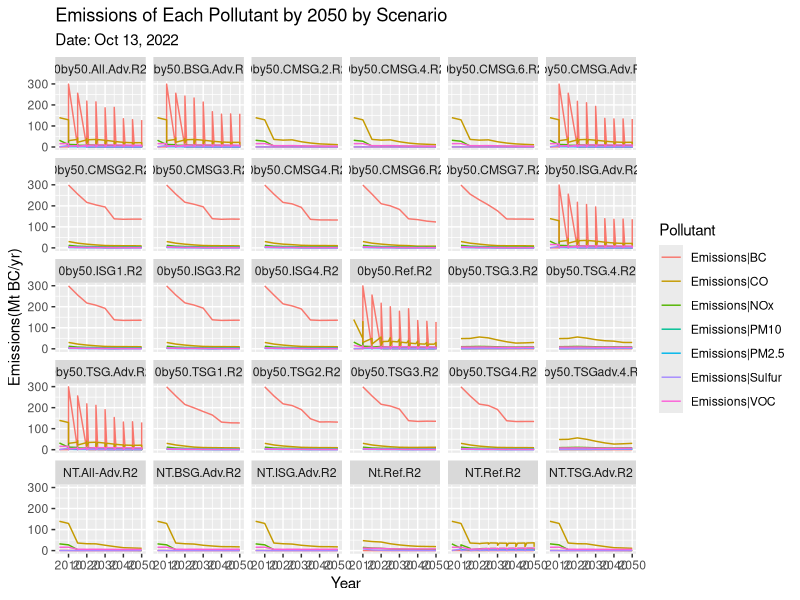
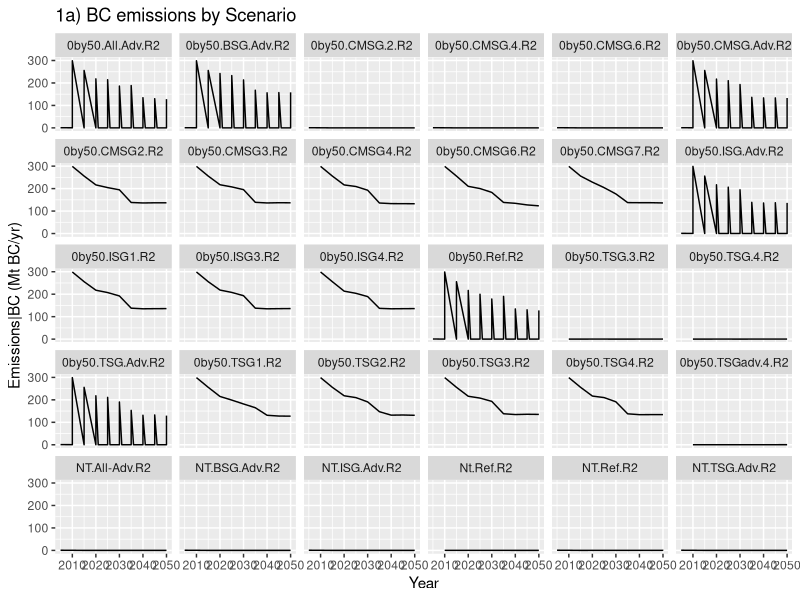
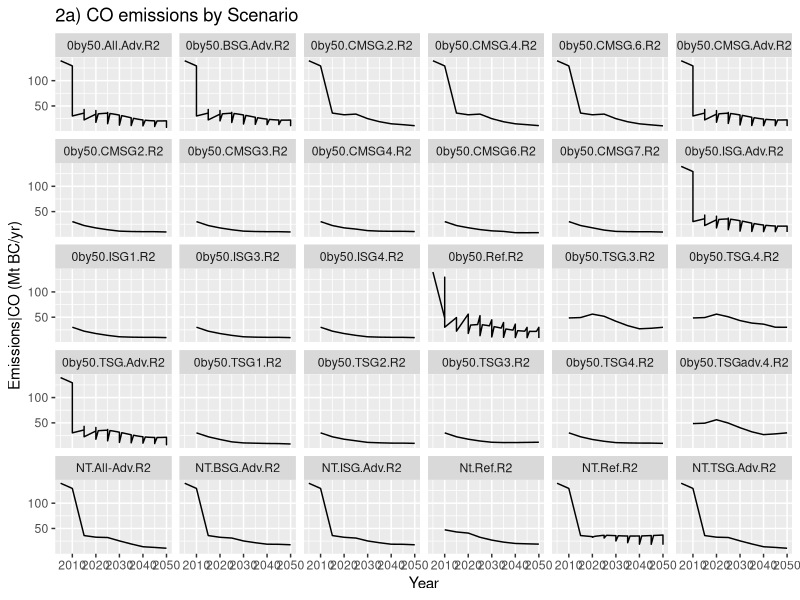
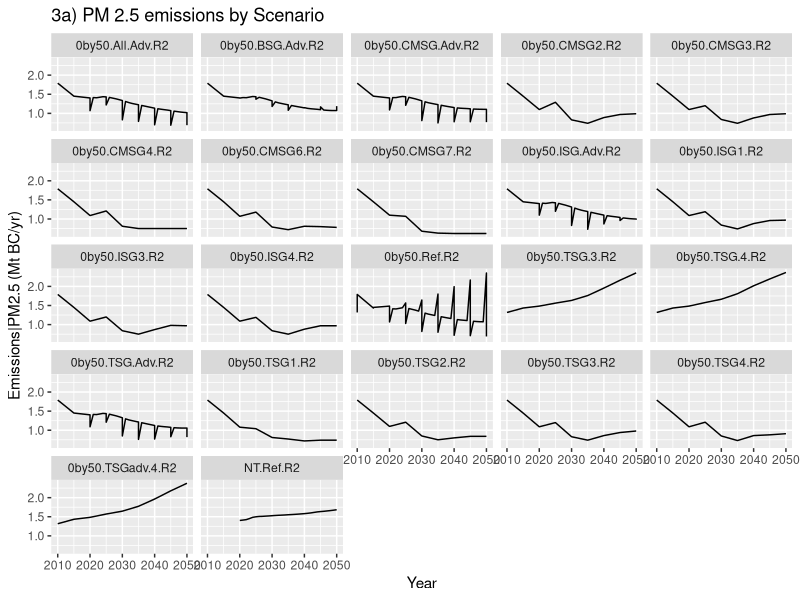
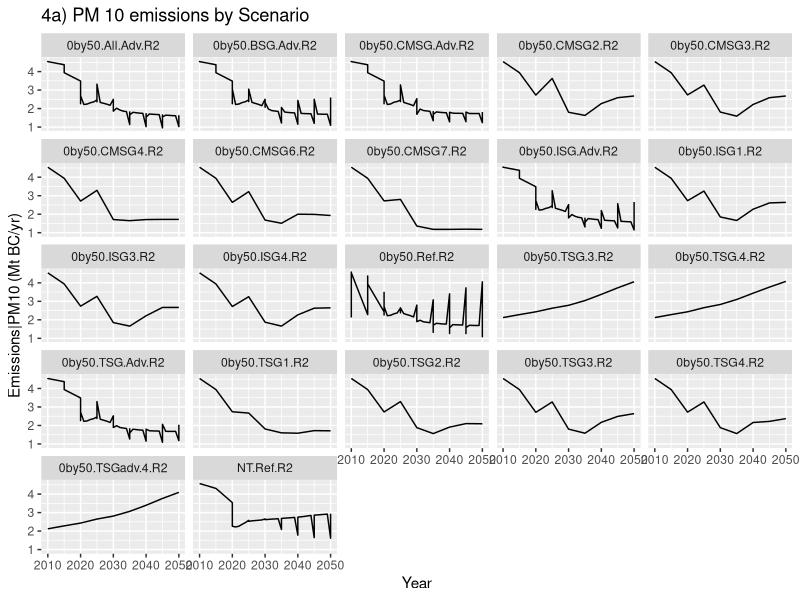
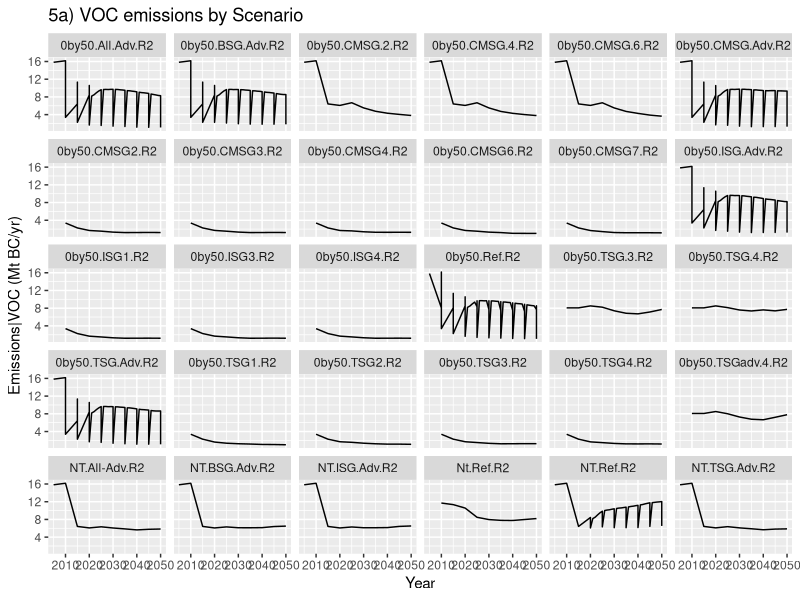
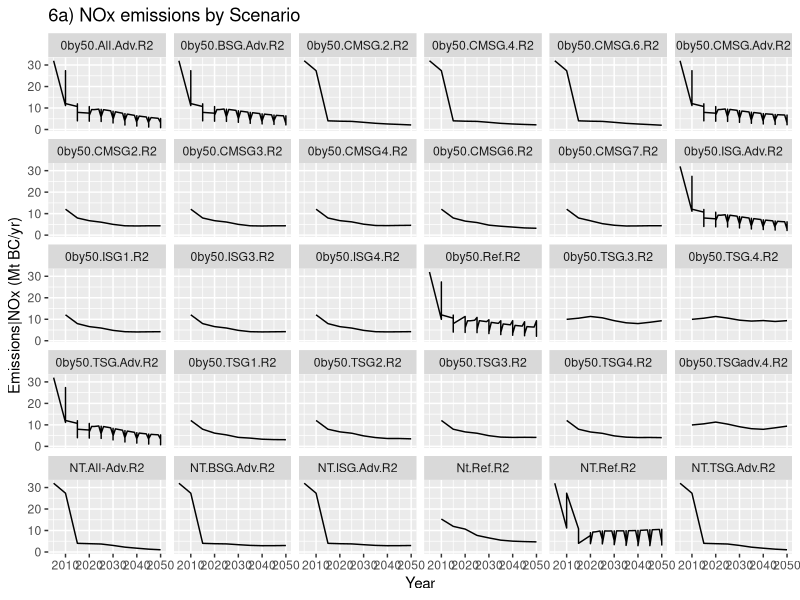
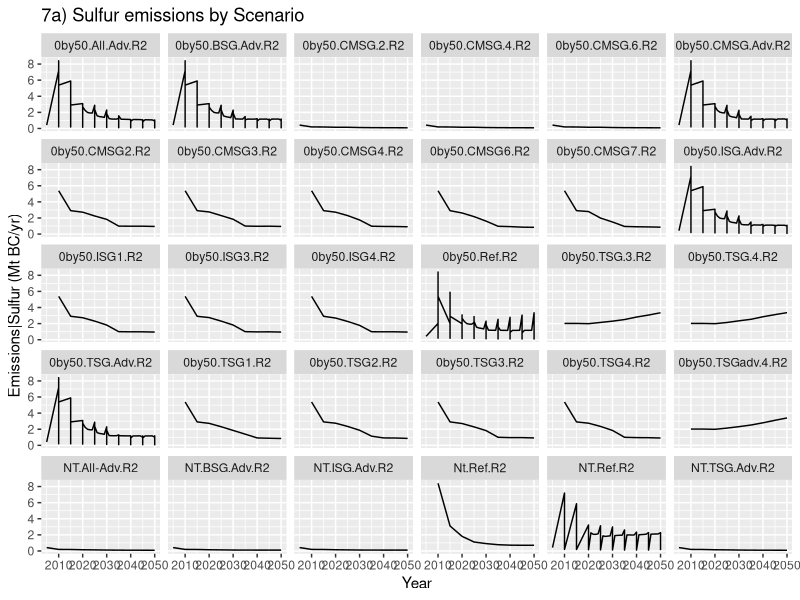

The R source for these figures, in order:
## ---- chunk 1
library (tidyverse)
## ---- chunk 2
r2_data <- read_csv ("usacanmex_1.csv")

## ---- chunk 3
data_vars <- r2_data %>%  
  group_by (variable) %>% 
  summarize (total = sum (value))
## ---- chunk 4
r2_filt <-r2_data %>% 
  filter (region == "United States",
          variable == "Emissions|BC" | 
            variable == "Emissions|CO" |
            variable == "Emissions|NOx" |
            variable == "Emissions|PM10" | 
            variable == "Emissions|PM2.5" | 
            variable == "Emissions|Sulfur" |
            variable == "Emissions|VOC") %>% 
  filter (year <= 2050) %>% 
  # whatever that includes R2
  filter (grepl ("R2", scenario))
## ---- chunk 5

ggplot (data = r2_filt, mapping = aes (x = year, y = value, color = variable))+
  geom_line()+
  facet_wrap (~scenario)+
  labs (title = "Emissions of Each Pollutant by 2050 by Scenario",
        subtitle = "Date: Oct 13, 2022",
        x = "Year",
        y = "Emissions(Mt BC/yr)",
        color = "Pollutant")

## ---- chunk 6

scen_BC <- r2_filt %>% 
  select (-model, -region) %>% 
  filter (variable == "Emissions|BC") 

ggplot (data = scen_BC, mapping = aes (x = year, y = value))+
  geom_line()+
  facet_wrap (~scenario)+
  labs (title = "1a) BC emissions by Scenario",
        x = "Year",
        y = "Emissions|BC (Mt BC/yr)")

## ---- chunk 7

scen_CO <- r2_filt %>% 
  select (-model, -region) %>% 
  filter (variable == "Emissions|CO") 

ggplot (data = scen_CO, mapping = aes (x = year, y = value))+
  geom_line()+
  facet_wrap (~scenario)+
  labs (title = "2a) CO emissions by Scenario",
        x = "Year",
        y = "Emissions|CO (Mt BC/yr)")
## ---- chunk 8
scen_pm25 <- r2_filt %>% 
  select (-model, -region) %>% 
  filter (variable == "Emissions|PM2.5") 

ggplot (data = scen_pm25, mapping = aes (x = year, y = value))+
  geom_line()+
  facet_wrap (~scenario)+
  labs (title = "3a) PM 2.5 emissions by Scenario",
        x = "Year",
        y = "Emissions|PM2.5 (Mt BC/yr)")
## ---- chunk 9
scen_pm10 <- r2_filt %>% 
  select (-model, -region) %>% 
  filter (variable == "Emissions|PM10") 

ggplot (data = scen_pm10, mapping = aes (x = year, y = value))+
  geom_line()+
  facet_wrap (~scenario)+
  labs (title = "4a) PM 10 emissions by Scenario",
        x = "Year",
        y = "Emissions|PM10 (Mt BC/yr)")
## ---- chunk 10
scen_voc <- r2_filt %>% 
  select (-model, -region) %>% 
  filter (variable == "Emissions|VOC") 

ggplot (data = scen_voc, mapping = aes (x = year, y = value))+
  geom_line()+
  facet_wrap (~scenario)+
  labs (title = "5a) VOC emissions by Scenario",
        x = "Year",
        y = "Emissions|VOC (Mt BC/yr)")
## ---- chunk 11
scen_nox <- r2_filt %>% 
  select (-model, -region) %>% 
  filter (variable == "Emissions|NOx")

ggplot (data = scen_nox, mapping = aes (x = year, y = value))+
  geom_line()+
  facet_wrap (~scenario)+
  labs (title = "6a) NOx emissions by Scenario",
        x = "Year",
        y = "Emissions|NOx (Mt BC/yr)")
## ---- chunk 12
scen_sulfur <- r2_filt %>% 
  select (-model, -region) %>% 
  filter (variable == "Emissions|Sulfur")

ggplot (data = scen_sulfur, mapping = aes (x = year, y = value))+
  geom_line()+
  facet_wrap (~scenario)+
  labs (title = "7a) Sulfur emissions by Scenario",
        x = "Year",
        y = "Emissions|Sulfur (Mt BC/yr)")
